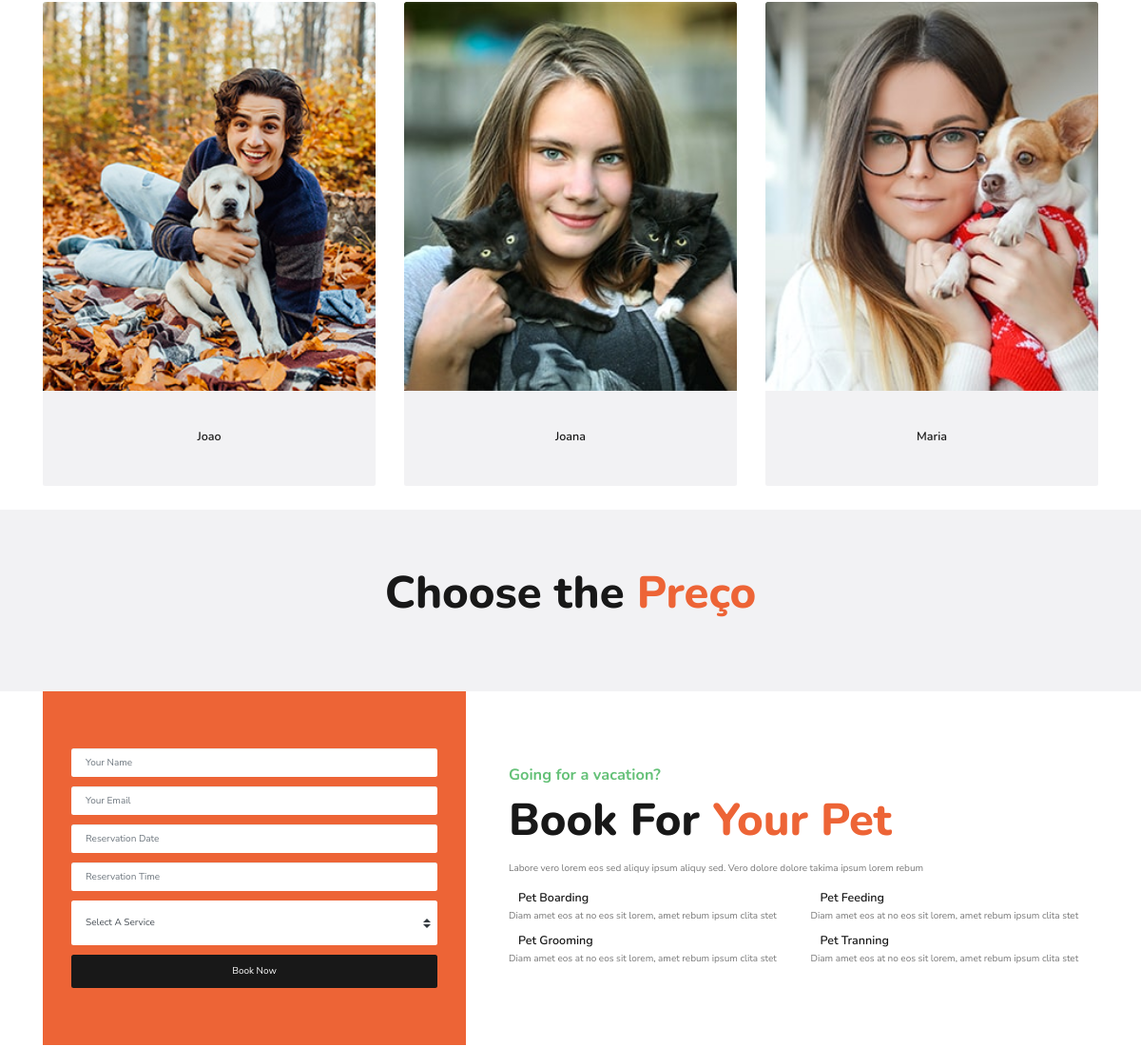
Page /paginas/servicos.php (middle part) on the earlier database version.
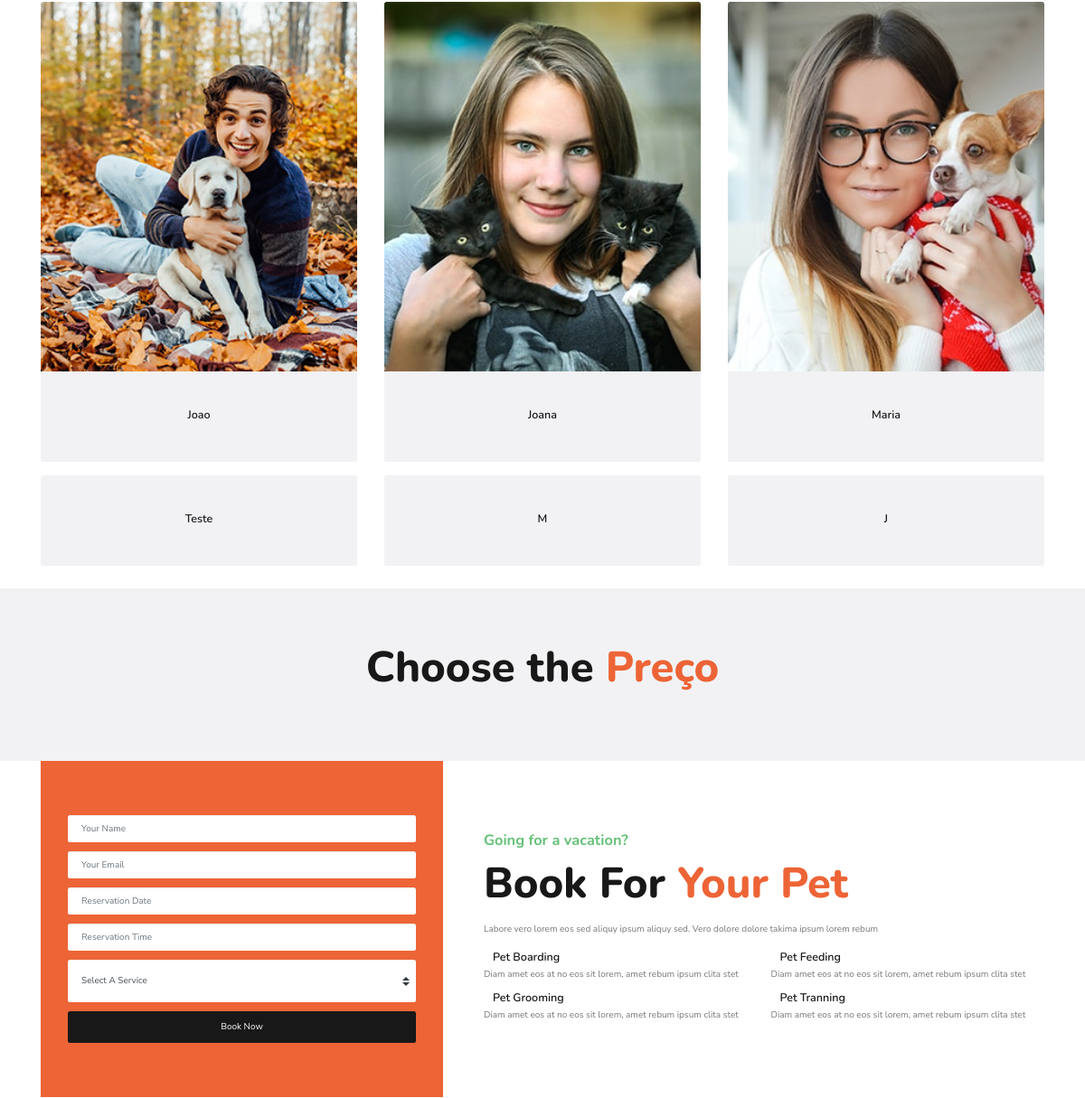
Same page on the later database version.
### tables this page shows
CREATE TABLE `utilizadores` (
  `id` int(11) NOT NULL,
  `nome` text NOT NULL,
  `password` text NOT NULL,
  `email` text NOT NULL,
  `telemovel` int(13) NOT NULL,
  `tipo` enum('cliente','funcionario','admin') DEFAULT NULL,
  `imagem` varchar(60) DEFAULT NULL
);

### paginas/servicos.php (the view, shortened to what the changed rows need)
<!DOCTYPE html>
<html>
<?php
require 'head.php';
$sqlFuncionarios = "SELECT * FROM utilizadores WHERE tipo='funcionario'";
$sqlFuncionariosInfo = mysqli_query($conn, $sqlFuncionarios);
?>
<body>
    <div class="container mt-5 pt-5 pb-3">
        <div class="row">
            <?php
            while ($row = mysqli_fetch_array($sqlFuncionariosInfo)) {
                echo '
            <div class="col-lg-4 col-md-6">
                <div class="team card position-relative overflow-hidden border-0 mb-4">
                    <img class="card-img-top" src="' . $row['imagem'] . '" alt="">
                    <div class="card-body text-center p-0">
                        <div class="team-text d-flex flex-column justify-content-center bg-light">
                            <h5 class="text-capitalize"> ' . $row['nome'] . ' </h5>
                        </div>
                        <div class="team-social d-flex align-items-center justify-content-center bg-dark">
                            <a class="btn btn-outline-primary rounded-circle text-center mr-2 px-0" style="width: 36px; height: 36px;" href="#"><i class="fab fa-twitter"></i></a>
                            <a class="btn btn-outline-primary rounded-circle text-center mr-2 px-0" style="width: 36px; height: 36px;" href="#"><i class="fab fa-facebook-f"></i></a>
                            <a class="btn btn-outline-primary rounded-circle text-center mr-2 px-0" style="width: 36px; height: 36px;" href="#"><i class="fab fa-linkedin-in"></i></a>
                            <a class="btn btn-outline-primary rounded-circle text-center px-0" style="width: 36px; height: 36px;" href="#"><i class="fab fa-instagram"></i></a>
                        </div>
                    </div>
                </div>
            </div>';
            }
            ?>
        </div>
    </div>
    <div class="container-fluid bg-light pt-5 pb-4">
        <div class="container py-5">
            <div class="d-flex flex-column text-center mb-5">
                <h1 class="display-4 m-0">Choose the <span class="text-primary">Preço</span></h1>
            </div>
        </div>
    </div>
    <div class="container-fluid">
        <div class="container">
            <div class="row align-items-center">
                <div class="col-lg-7 py-5 py-lg-0 px-3 px-lg-5">
                    <h1 class="display-4 mb-4">Book For <span class="text-primary">Your Pet</span></h1>
                </div>
            </div>
        </div>
    </div>
</body>
</html>

Differences in the rows shown:
added utilizadores: nome "Teste"
added utilizadores: nome "M"
added utilizadores: nome "J"
